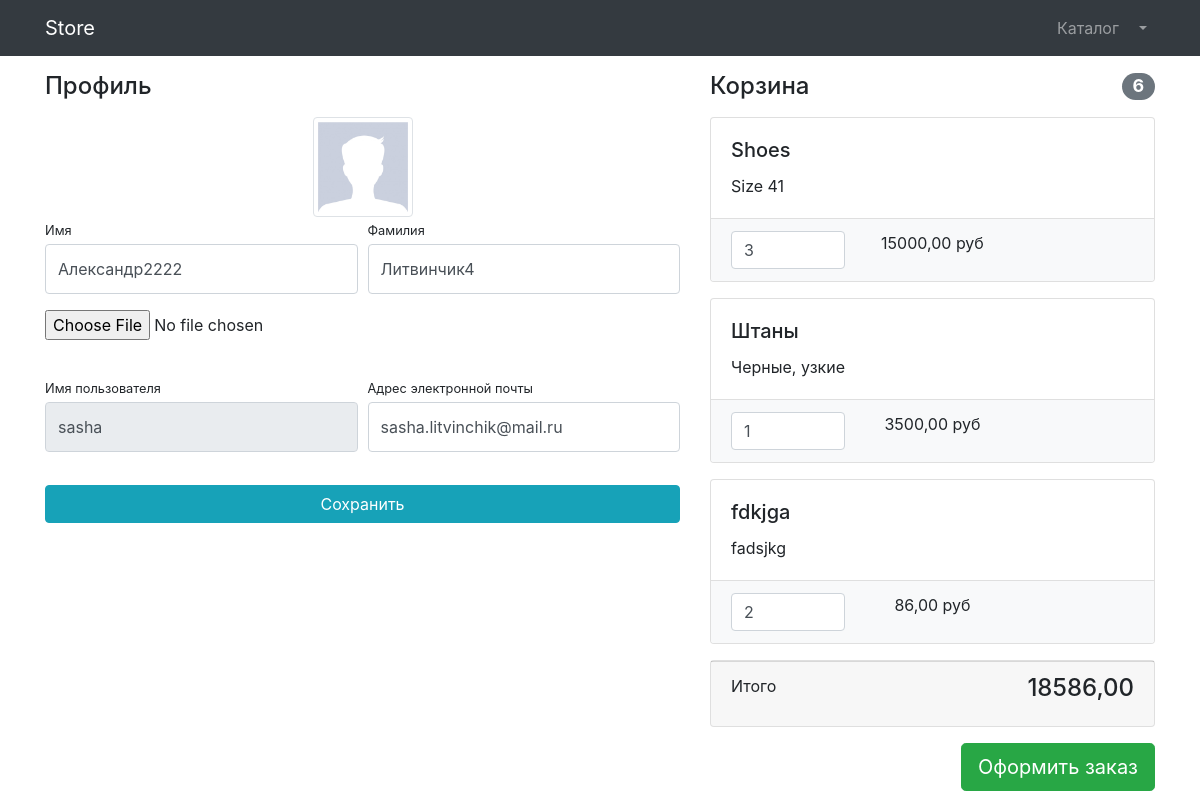
Before: /accounts/profile/1/ (signed in) with the older database file.
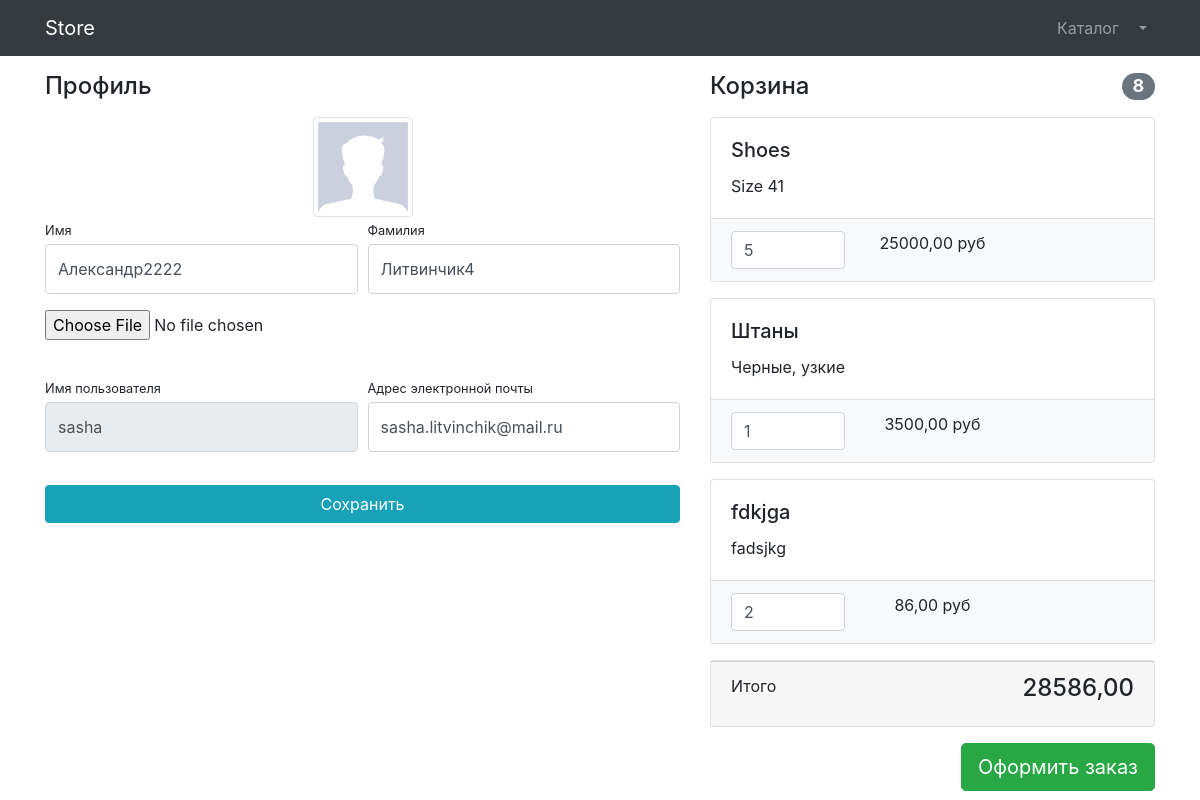
After: the same page with the newer database file.
### products/models.py (models this page shows, shortened)
class Basket(models.Model):
    user = models.ForeignKey(to=User, on_delete=models.CASCADE)
    product = models.ForeignKey(to=Product, on_delete=models.CASCADE)
    quantity = models.PositiveIntegerField(default=0)
    created_timestamp = models.DateTimeField(auto_now_add=True)
    objects = BasketQuerySet.as_manager()
    def sum(self):
        return self.product.price * self.quantity

class Product(models.Model):
    name = models.CharField(max_length=256)
    description = models.TextField()
    price = models.DecimalField(max_digits=6, decimal_places=2)
    quantity = models.PositiveIntegerField(default=0)
    image = models.ImageField(upload_to='products_images')
    category = models.ForeignKey(to=ProductCategory, on_delete=models.CASCADE)
    class Meta:
        verbose_name = 'product'
        verbose_name_plural = 'products'

### users/views.py (the view, shortened to what this page needs)
# urls.py: path('profile/<int:pk>/', login_required(UserProfileView.as_view()), name='profile'),
class UserProfileView(TitleMixin, UpdateView):
    model = User
    form_class = UserProfileForm
    template_name = 'users/profile.html'
    title = 'Store - личный кабинет'

### users/forms.py
class UserProfileForm(UserChangeForm):
    first_name = forms.CharField(widget=forms.TextInput(attrs={'class': 'form-control py-4'}))
    last_name = forms.CharField(widget=forms.TextInput(attrs={'class': 'form-control py-4'}))
    email = forms.CharField(widget=forms.EmailInput(attrs={'class': 'form-control py-4'}))
    username = forms.CharField(widget=forms.TextInput(attrs={
        'class': 'form-control py-4', 'readonly': True}))
    image = forms.ImageField(widget=forms.FileInput(attrs={
        'class': 'custom-file-input'}), required=False)
    class Meta:
        model = User
        fields = ['first_name', 'last_name', 'image', 'username', 'email', ]

### common/views.py (called while the page is built)
    def get_context_data(self, **kwargs):
        context = super(TitleMixin, self).get_context_data(**kwargs)
        context['title'] = self.title
        return context

### products/context_processors.py (called while the page is built)
def baskets(request):
    user = request.user
    return {'baskets': Basket.objects.filter(user=user) if user.is_authenticated else []}

### products/models.py (called while the page is built)
    def total_sum(self):
        return sum(basket.sum() for basket in self)

    def total_quantity(self):
        return sum(basket.quantity for basket in self)

### users/templates/users/profile.html (shortened to what this page needs)
{% extends 'products/base.html' %}
{% load static %}
{% block css %}
    <link href="{% static 'vendor/css/profile.css' %}" rel="stylesheet">
{% endblock %}
{% block content %}
    <div class="container">
        <div class="row">
            <div class="col-lg-7">
                <h4 class="mt-3 mb-3">Профиль</h4>
                <div class="col-lg-12 text-center">
                    <img width="100" height="100"
                         src=" {% if user.image %}{{ user.image.url }}{% else %}  {% static  'vendor/img/users/default_avatar.jpg' %} {% endif %}"
                         class="img-thumbnail">
                </div>
                <form action="{% url 'users:profile' user.id %}" method="post" enctype="multipart/form-data">
                    <div class="form-row">
                        <div class="col-lg-6">
                            <div class="form-group">
                                <label class="small mb-1" for="{{ form.first_name.id_for_label }}">Имя</label>
                                {{ form.first_name }}
                            </div>
                        </div>
                        <div class="col-lg-6">
                            <div class="form-group">
                                <label class="small mb-1" for="{{ form.last_name.id_for_label }}">Фамилия</label>
                                {{ form.last_name }}
                            </div>
                        </div>
                    </div>
                    <div class="form-row mb-2">
                        <div class="col-lg-12">
                            <div class="custom-file">
                                <input type="file" class="{{ form.image.id_for_label }}" id="userAvatar" size="50">
                            </div>
                        </div>
                    </div>
                    <div class="form-row">
                        <div class="col-lg-6">
                            <label class="small mb-1" for="{{ form.username.id_for_label }}">Имя пользователя</label>
                            {{ form.username }}
                        </div>
                        <div class="col-lg-6">
                            <label class="small mb-1" for="{{ form.email.id_for_label }}">Адрес электронной
                                почты</label>
                            {{ form.email }}
                        </div>
                    </div>
                    <div class="form-row">
                        <div class="col-lg-12" style="margin-top: 33px;">
                            <input class="btn btn-info btn-block" type="submit" value="Сохранить">
                        </div>
                    </div>
                </form>
            </div>
            <div class="col-lg-5">
                {% include 'products/basket.html' %}
            </div>
        </div>
    </div>
{% endblock %}

### products/templates/products/basket.html (shortened to what this page needs)
{% if baskets %}
    <h4 class="mt-3 mb-3 d-flex justify-content-between align-items-center mb-3">
        Корзина <span class="badge badge-secondary badge-pill">{{ baskets.total_quantity }}</span>
    </h4>
    {% for basket in baskets %}
        <div class="card mb-3">
            <div class="card-body">
                <h5 class="card-title">{{ basket.product.name }}</h5>
                <p class="card-text">{{ basket.product.description }}</p>
            </div>
            <ul class="list-group list-group-flush">
                <li class="list-group-item bg-light">
                    <div class="row text-center">
                        <div class="col-lg-4">
                            <input name="basketID" type="number" class="form-control"
                                   value="{{ basket.quantity }}" min="0">
                        </div>
                        <div class="col-lg-4"><p class="card-text">{{ basket.sum }} руб</p></div>
                        <div class="col-lg-4">
                        </div>
                    </div>
                </li>
            </ul>
        </div>
    {% endfor %}
    <div class="card mb-3">
        <div class="card-footer">
            <p class="float-left">Итого</p>
            <h4 class="float-right">{{ baskets.total_sum }}</h4>
        </div>
    </div>
    <a class="btn btn-success btn-lg float-right" href="../orders/order-create.html">
        Оформить заказ
    </a>
{% else %}
    <h4 class="mt-3 mb-3 text-center">
        Корзина пуста
    </h4>
{% endif %}

Changed rows visible on the page:
changed Basket "Shoes": total_quantity "6" → "8"; basketID "3" → "5"; sum "15000,00" → "25000,00"; total_sum "18586,00" → "28586,00"
